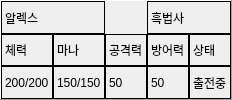
                     <widget class="QFrame" name="Frame_Class3_DetailsStatus">
                      <property name="frameShape">
                       <enum>QFrame::Panel</enum>
                      </property>
                      <property name="frameShadow">
                       <enum>QFrame::Raised</enum>
                      </property>
                      <layout class="QGridLayout" name="gridLayout_31">
                       <property name="leftMargin">
                        <number>0</number>
                       </property>
                       <property name="topMargin">
                        <number>0</number>
                       </property>
                       <property name="rightMargin">
                        <number>0</number>
                       </property>
                       <property name="bottomMargin">
                        <number>0</number>
                       </property>
                       <property name="spacing">
                        <number>0</number>
                       </property>
                       <item row="2" column="3">
                        <widget class="QLabel" name="Class3_DetailsStatus_MpValue">
                         <property name="minimumSize">
                          <size>
                           <width>50</width>
                           <height>0</height>
                          </size>
                         </property>
                         <property name="frameShape">
                          <enum>QFrame::Box</enum>
                         </property>
                         <property name="text">
                          <string>150/150</string>
                         </property>
                        </widget>
                       </item>
                       <item row="2" column="4">
                        <widget class="QLabel" name="Class3_DetailsStatus_AtkValue">
                         <property name="frameShape">
                          <enum>QFrame::Box</enum>
                         </property>
                         <property name="text">
                          <string>50</string>
                         </property>
                        </widget>
                       </item>
                       <item row="2" column="6">
                        <widget class="QLabel" name="Class3_DetailsStatus_ConditionValue">
                         <property name="frameShape">
                          <enum>QFrame::Box</enum>
                         </property>
                         <property name="text">
                          <string>출전중</string>
                         </property>
                        </widget>
                       </item>
                       <item row="2" column="5">
                        <widget class="QLabel" name="Class3_DetailsStatus_ShieldValue">
                         <property name="frameShape">
                          <enum>QFrame::Box</enum>
                         </property>
                         <property name="text">
                          <string>50</string>
                         </property>
                        </widget>
                       </item>
                       <item row="1" column="2">
                        <widget class="QLabel" name="Class3_DetailsStatus_Hp">
                         <property name="minimumSize">
                          <size>
                           <width>50</width>
                           <height>0</height>
                          </size>
                         </property>
                         <property name="frameShape">
                          <enum>QFrame::Box</enum>
                         </property>
                         <property name="text">
                          <string>체력</string>
                         </property>
                        </widget>
                       </item>
                       <item row="2" column="2">
                        <widget class="QLabel" name="Class3_DetailsStatus_HpValue">
                         <property name="minimumSize">
                          <size>
                           <width>50</width>
                           <height>0</height>
                          </size>
                         </property>
                         <property name="frameShape">
                          <enum>QFrame::Box</enum>
                         </property>
                         <property name="text">
                          <string>200/200</string>
                         </property>
                        </widget>
                       </item>
                       <item row="1" column="4">
                        <widget class="QLabel" name="Class3_DetailsStatus_Atk">
                         <property name="frameShape">
                          <enum>QFrame::Box</enum>
                         </property>
                         <property name="text">
                          <string>공격력</string>
                         </property>
                        </widget>
                       </item>
                       <item row="1" column="5">
                        <widget class="QLabel" name="Class3_DetailsStatus_Shield">
                         <property name="frameShape">
                          <enum>QFrame::Box</enum>
                         </property>
                         <property name="text">
                          <string>방어력</string>
                         </property>
                        </widget>
                       </item>
                       <item row="1" column="3">
                        <widget class="QLabel" name="Class3_DetailsStatus_Mp">
                         <property name="minimumSize">
                          <size>
                           <width>50</width>
                           <height>0</height>
                          </size>
                         </property>
                         <property name="frameShape">
                          <enum>QFrame::Box</enum>
                         </property>
                         <property name="text">
                          <string>마나</string>
                         </property>
                        </widget>
                       </item>
                       <item row="1" column="6">
                        <widget class="QLabel" name="Class3_DetailsStatus_Condition">
                         <property name="frameShape">
                          <enum>QFrame::Box</enum>
                         </property>
                         <property name="text">
                          <string>상태</string>
                         </property>
                        </widget>
                       </item>
                       <item row="0" column="5" colspan="2">
                        <widget class="QLabel" name="Class3_DetailsStatus_Class">
                         <property name="frameShape">
                          <enum>QFrame::Box</enum>
                         </property>
                         <property name="text">
                          <string>흑법사</string>
                         </property>
                        </widget>
                       </item>
                       <item row="0" column="2" colspan="2">
                        <widget class="QLabel" name="Class3_DetailsStatus_Name">
                         <property name="frameShape">
                          <enum>QFrame::Box</enum>
                         </property>
                         <property name="text">
                          <string>알렉스</string>
                         </property>
                        </widget>
                       </item>
                      </layout>
                     </widget>
